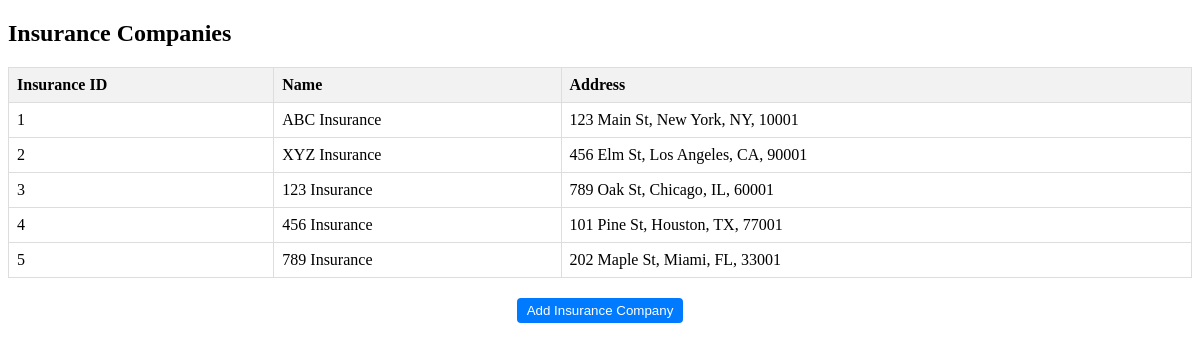
The page /modules/efm/insurance-companies/insurance_companies.php on the database its author committed.
### modules/efm/insurance-companies/insurance_companies.php (the view, shortened to what this page needs)
<!DOCTYPE html>
<html lang="en">
<head>
</head>
<body>
<h2>Insurance Companies</h2>
<table>
    <thead>
        <tr>
            <th>Insurance ID</th>
            <th>Name</th>
            <th>Address</th>
        </tr>
    </thead>
    <tbody>
        <?php
        include("config.php");
        $sql = "SELECT * FROM `Insurance Company`";
        $result = mysqli_query($con, $sql);
        if (mysqli_num_rows($result) > 0) {
            $cnt = 1;
            while ($row = mysqli_fetch_assoc($result)) {
                ?>
                <tr>
                    <td><?php echo $cnt; ?></td>
                    <td><?php echo $row['Name']; ?></td>
                    <td><?php echo $row['Street'] . ", " . $row['City'] . ", " . $row['State'] . ", " . $row['Zip']; ?></td>
                </tr>
                <?php
                $cnt++;
            }
        } else {
            echo "<tr><td colspan='3'>No insurance companies found</td></tr>";
        }
        ?>
    </tbody>
</table>
<div style="text-align: center; margin-top: 20px;">
    <button onclick="window.location.href = 'add_insurance_company.php';">Add Insurance Company</button>
</div>
</body>
</html>

### modules/efm/insurance-companies/insurance_companies.php (style rules this page uses)
table { width: 100%; border-collapse: collapse; }
table, th, td { border: 1px solid #ddd; padding: 8px; text-align: left; }
th { background-color: #f2f2f2; }
button { padding: 5px 10px; background-color: #007bff; color: #fff; border: none; border-radius: 4px; cursor: pointer; }

### rows shown on the page
insurance company: Name "ABC Insurance", Street "123 Main St", City "New York", State "NY", Zip "10001"
insurance company: Name "XYZ Insurance", Street "456 Elm St", City "Los Angeles", State "CA", Zip "90001"
insurance company: Name "123 Insurance", Street "789 Oak St", City "Chicago", State "IL", Zip "60001"
insurance company: Name "456 Insurance", Street "101 Pine St", City "Houston", State "TX", Zip "77001"
insurance company: Name "789 Insurance", Street "202 Maple St", City "Miami", State "FL", Zip "33001"
